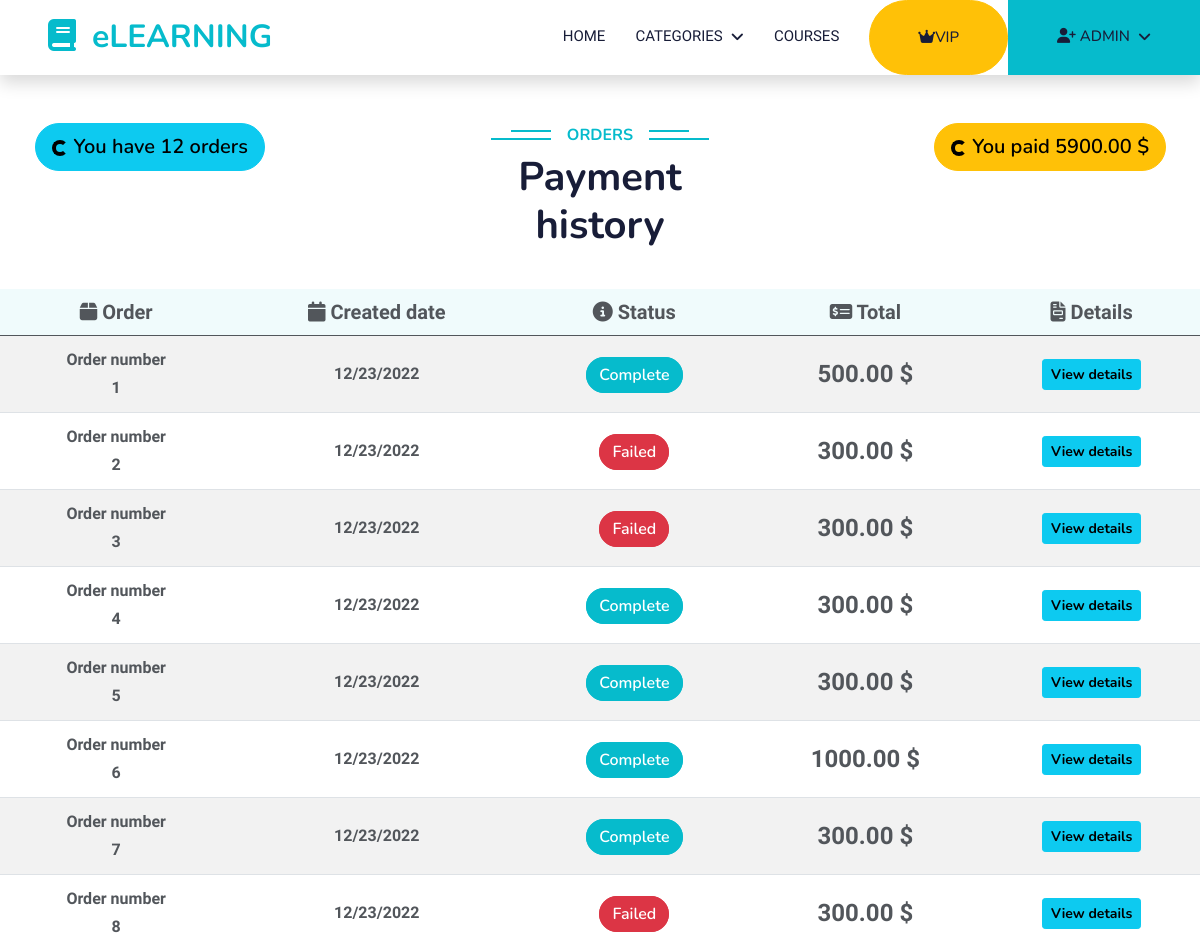
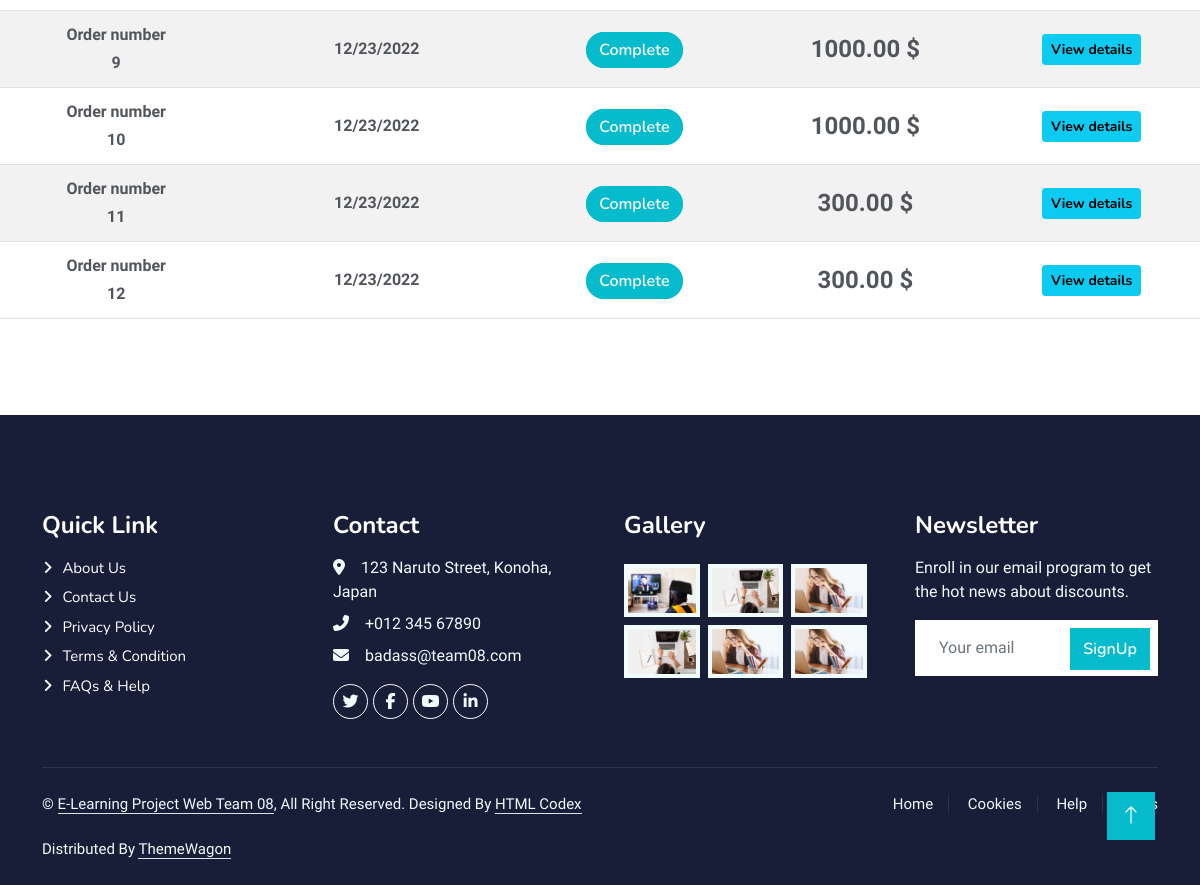
The app's page /order/payment_history/ (signed in), older data (2 pictures, top to bottom).
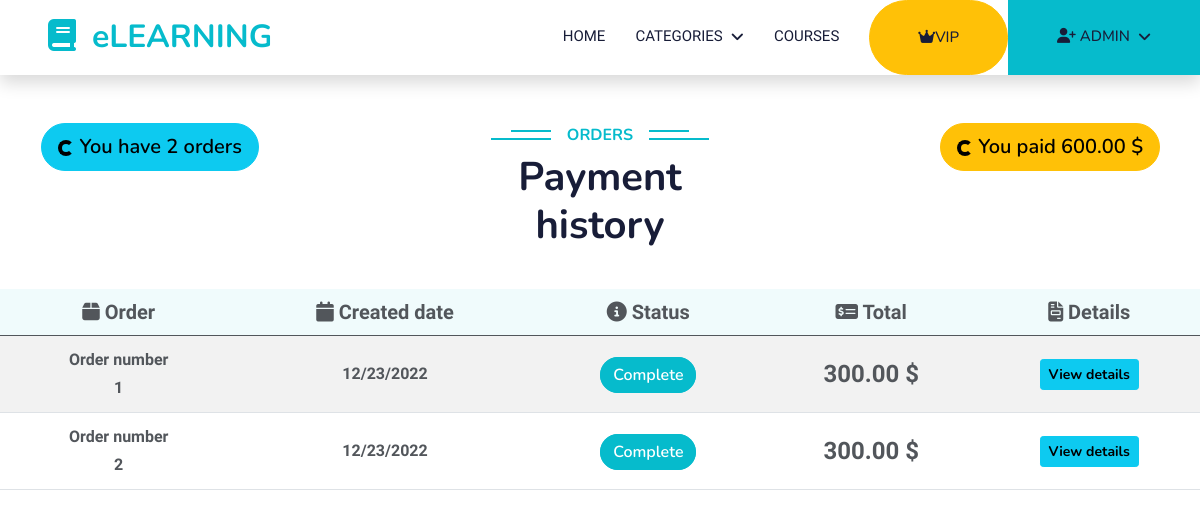
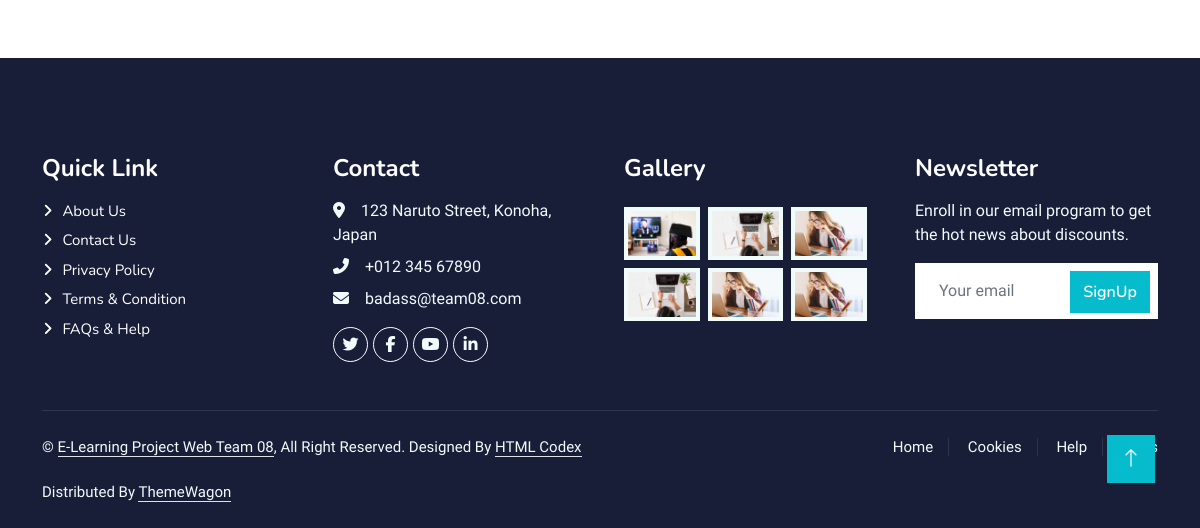
The same page, newer data (2 pictures, top to bottom).
### order/models.py (models this page shows, shortened)
class Order(models.Model):
    PAYMENT_STATUS_PENDING = 'P'
    PAYMENT_STATUS_COMPLETE = 'C'
    PAYMENT_STATUS_FAILED = 'F'
    PAYMENT_STATUS_CHOICES = [
        (PAYMENT_STATUS_PENDING, 'Pending'),
        (PAYMENT_STATUS_COMPLETE, 'Complete'),
        (PAYMENT_STATUS_FAILED, 'Failed')
    ]
    placed_at = models.DateTimeField(auto_now_add=True)
    total = models.DecimalField(max_digits=8, decimal_places=2,
                                validators=[MinValueValidator(0)], blank=True, null=True)
    payment_status = models.CharField(
        max_length=1, choices=PAYMENT_STATUS_CHOICES, default=PAYMENT_STATUS_PENDING)
    user = models.ForeignKey(Account, on_delete=models.CASCADE)
    def get_payment_status(self):
        return self.get_payment_status_display()
    def get_order_details(self):
        return self.orderdetail_set.all()

### order/views.py (the view)
# urls.py: path('payment_history/', views.payment_history, name='payment_history'),
@login_required
def payment_history(request, total_paid=0):
    orders = Order.objects.filter(user=request.user)
    for order in orders:
        total_paid += order.total
    context = {
        'orders': orders,
        'total_paid': total_paid
    }
    return render(request, 'order/payment_history.html', context=context)

### account/models.py (called while the page is built)
    def full_name(self):
        return self.first_name + " " + self.last_name

    def on_subscription(self):
        if self.subscription_expired and self.subscription_expired > datetime.date.today():
            return True
        else:
            return False

### course/context_processors.py (called while the page is built)
def menu_links(request):
    links = Category.objects.all()
    return dict(links=links)

### order/models.py (called while the page is built)
    def get_subscription_type(self):
        return self.get_subscription_type_display() + str(' Subscription')

### templates/order/payment_history.html (shortened to what this page needs)
{% extends 'base.html' %} {% load static %} {% block content %}
<div class="container-fluid py-5">
  <div
    class="text-center wow fadeInUp row justify-content-between"
    data-wow-delay="0.1s"
  >
    <div class="col-md-3">
      <button class="btn btn-info btn-lg rounded-pill">
        <span class="spinner-border spinner-border-sm"></span>
        You have {{orders.count}} orders
      </button>
    </div>
    <div class="col-md-3">
      <h6 class="section-title bg-white text-center text-primary px-3">
        Orders
      </h6>
      <h1 class="mb-4">Payment history</h1>
    </div>
    <div class="col-md-3">
      <button class="btn btn-warning btn-lg rounded-pill">
        <span class="spinner-border spinner-border-sm"></span>
        You paid {{total_paid}} $
      </button>
    </div>
    <table
      class="table table-striped table-responsive align-middle mb-0 bg-white mt-3"
    >
      <thead class="bg-light text-center fs-5">
        <tr>
          <th><i class="fa-solid fa-box"></i> Order</th>
          <th><i class="fa-solid fa-calendar"></i> Created date</th>
          <th><i class="fa-solid fa-circle-info"></i> Status</th>
          <th><i class="fa-solid fa-money-check-dollar"></i> Total</th>
          <th><i class="fa-sharp fa-solid fa-file-invoice"></i> Details</th>
        </tr>
      </thead>
      <tbody class="text-center">
        {% for order in orders %}
        <tr>
          <td>
            <p class="fw-bold m-1">Order number</p>
            <p class="fw-bold m-1">{{forloop.counter}}</p>
          </td>
          <td>
            <p class="fw-semi-bold m-1 fw-5">
              {{order.placed_at|date:"SHORT_DATE_FORMAT"}}
            </p>
          </td>
          <td>
            <span
              class="btn {% if order.get_payment_status == 'Complete' %} btn-primary {% elif order.get_payment_status == 'Pending' %} btn-warning {% else %} btn-danger {% endif %} rounded-pill d-inline m-1"
              >{{order.get_payment_status}}</span
            >
          </td>
          <td class="fw-semi-bold fs-4">{{order.total}} $</td>
          <td>
            <button
              type="button"
              class="btn btn-info btn-rounded btn-sm fw-bold"
              data-mdb-ripple-color="dark"
              data-bs-toggle="modal"
              data-bs-target="#mymodal{{order.id}}"
            >
              View details
            </button>
          </td>
        </tr>
        {% endfor %}
      </tbody>
    </table>
  </div>
</div>
{% endblock content %}

Row changes from the older to the newer data that the page shows:
removed Order: placed_at "12/23/2022", get_payment_status "Complete", total "500.00"
removed Order: placed_at "12/23/2022", get_payment_status "Failed", total "300.00"
removed Order: placed_at "12/23/2022", get_payment_status "Failed", total "300.00"
removed Order: placed_at "12/23/2022", get_payment_status "Complete", total "1000.00"
removed Order: placed_at "12/23/2022", get_payment_status "Complete", total "300.00"
removed Order: placed_at "12/23/2022", get_payment_status "Failed", total "300.00"
removed Order: placed_at "12/23/2022", get_payment_status "Complete", total "1000.00"
removed Order: placed_at "12/23/2022", get_payment_status "Complete", total "1000.00"
removed Order: placed_at "12/23/2022", get_payment_status "Complete", total "300.00"
removed Order: placed_at "12/23/2022", get_payment_status "Complete", total "300.00"
Text that changed along with them:
{{ orders.count }}: "12" → "2"
{{ total_paid }}: "5900.00" → "600.00"
